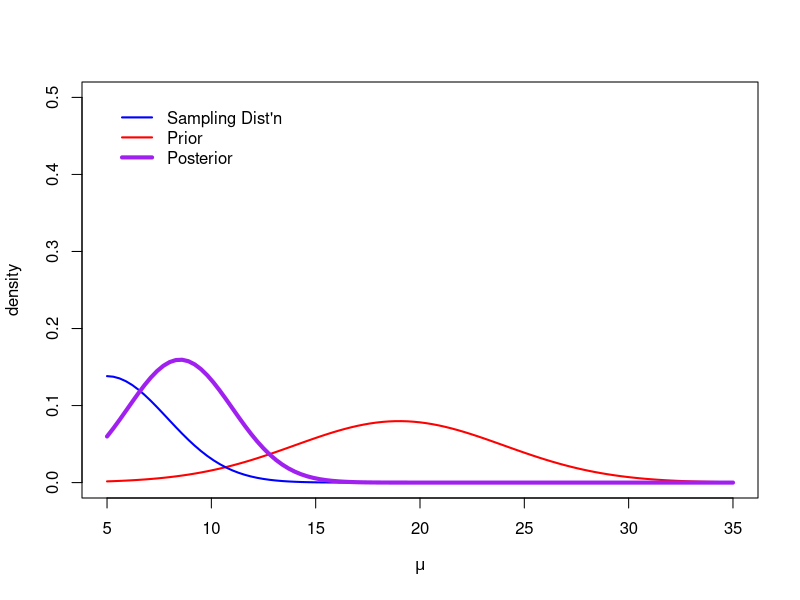

This chart was generated by the following R code:
mu.post.fun <- function(prior.mean, prior.sd, ybar, n, data.sd=1, x.lo, x.hi, ymax=1.4) {
  post.prec <- (1/(prior.sd)^2) + (n/(data.sd^2))
  post.mean <- ((prior.mean/(prior.sd^2)) + ((ybar*n)/(data.sd^2)))/(post.prec)
  post.sd <- sqrt(1/post.prec)
  post.int <- qnorm(c(.05,.95), mean=post.mean, sd=post.sd)
  cat("posterior mean=", post.mean, "\n")
  cat("90% posterior interval = ", post.int, "\n")
  #return(c(post.mean,post.int))
  curve(dnorm(x,mean=prior.mean, sd=prior.sd), col="red", from=x.lo, to=x.hi, ylim=c(0,ymax), lwd=2,
        ylab="density", xlab=expression(mu))
  curve(dnorm(x,mean=ybar, sd=data.sd/sqrt(n)), add=TRUE, col="blue", lwd=2)
  curve(dnorm(x,mean=post.mean, sd=post.sd), add=TRUE,  col="purple", lwd=4)
  legend(x.lo, ymax, legend=c("Sampling Dist'n", "Prior","Posterior"), 
         lwd=c(2,2,4), col=c("blue","red","purple"), bty="n")
}

mu.post.fun(19, 5, ybar=5, n=12, data.sd=10, x.lo=5, x.hi=35, ymax=0.5)
